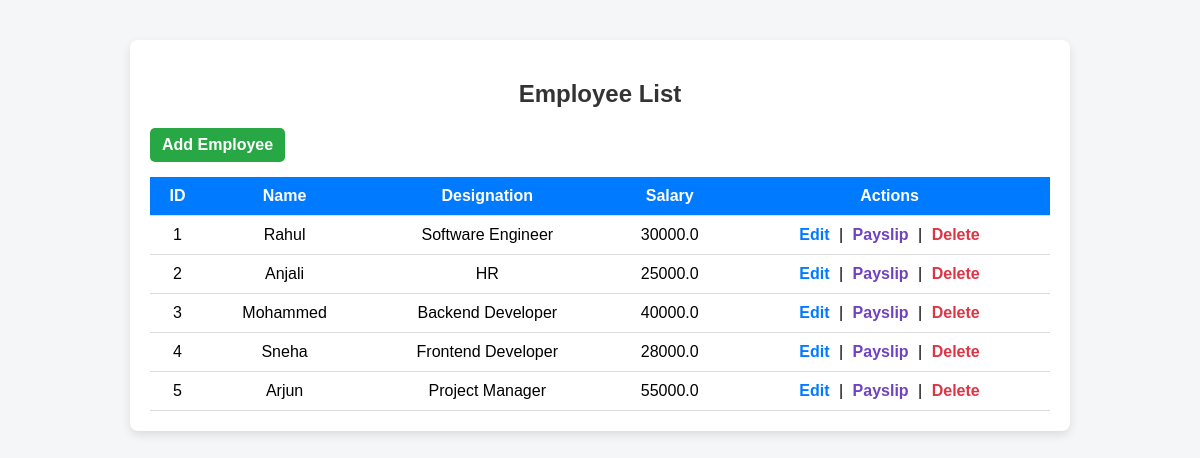
Before: / with the older database file.
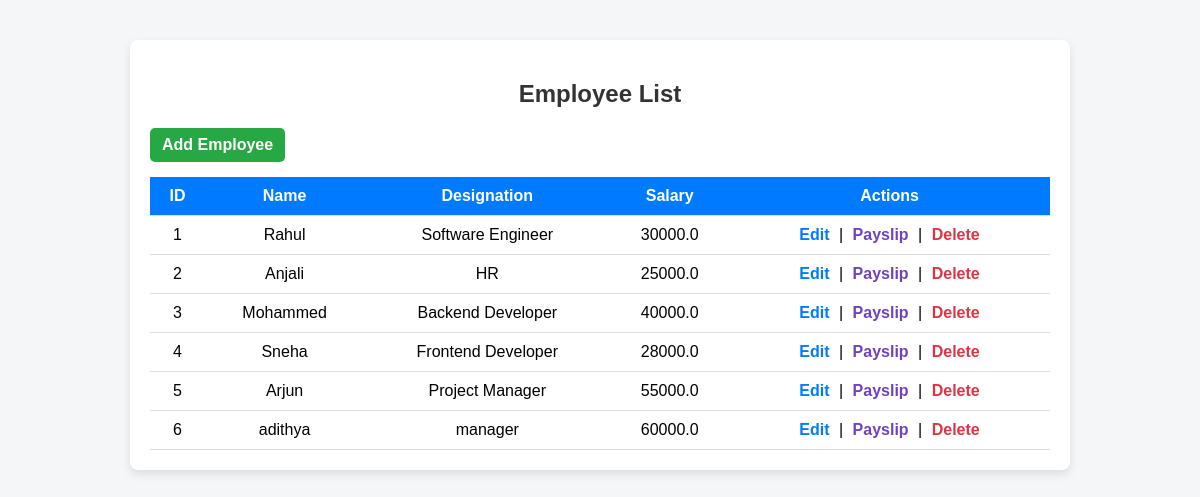
After: the same page with the newer database file.
### payslip_system/models.py (models this page shows, shortened)
class Employee(models.Model):
    employee_id = models.CharField(max_length=25,unique=True)
    employee_name = models.CharField(max_length=100)
    designation = models.CharField(max_length=100)
    basic_salary = models.FloatField()

### payslip_system/views.py (the view)
# urls.py: path("",views.employee_list, name='employee_list'),
def employee_list(request):
    employees = Employee.objects.all()
    return render(request,'employee_list.html', {'employees': employees})

### payslip_system/templates/employee_list.html (shortened to what this page needs)
<!DOCTYPE html>
<html lang="en">
<head>
</head>
<body>
<div class="container">
    <h2>Employee List</h2>
    <a href="{% url 'add_employee' %}" class="add-btn"> Add Employee</a>
    <table>
        <tr>
            <th>ID</th>
            <th>Name</th>
            <th>Designation</th>
            <th>Salary</th>
            <th>Actions</th>
        </tr>
        {% for emp in employees %}
        <tr>
            <td>{{ emp.employee_id }}</td>
            <td>{{ emp.employee_name }}</td>
            <td>{{ emp.designation }}</td>
            <td>{{ emp.basic_salary }}</td>
            <td class="actions">
                <a href="{% url 'edit_employee' emp.id %}" class="edit">Edit</a> |
                <a href="{% url 'payslip_view' emp.id %}" class="payslip">Payslip</a> |
                <a href="{% url 'delete_employee' emp.id %}"
                   class="delete"
                   onclick="return confirm('Are you sure you want to delete this employee?');">
                    Delete
                </a>
            </td>
        </tr>
        {% endfor %}
    </table>
</div>
</body>
</html>

Changed rows visible on the page:
added Employee: employee_id "6", employee_name "adithya", designation "manager", basic_salary "60000.0"
